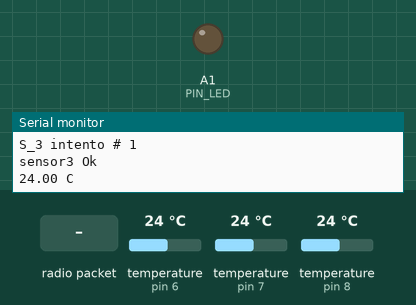
Recording of a sketch running on a simulated Arduino Uno, built with avr-gcc and run on an emulated ATmega328P. Parts: output pins drawn as LEDs (lit = HIGH), the last lines printed to the serial monitor. Dashed ring = blinking. Inputs (shaded band) come from the test bench; at power-on: temperature (sensors on pin 6, pin 7, pin 8) 24 °C. No radio packets arrive unless stated; pins used as bus, display or sensor lines are not drawn.

Above: at 2.3 s.
2.4 s: temperature (sensor on pin 6) set to 0 °C
5.6 s: radio packet "U" arrives
At 10.43 s:
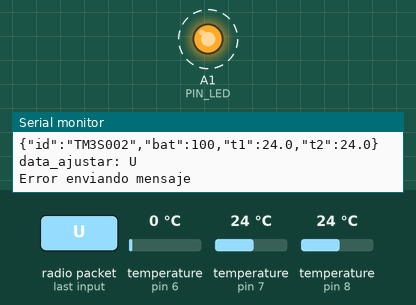
Timing chart, 0 to 12.4 s (numbered marks = the images above; inputs shaded):
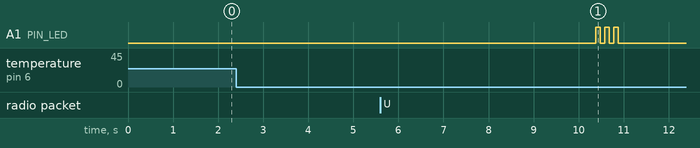

The sketch:

termometro_3_sondas.ino
```cpp
//-- LIBRERÍAS --
#include <SPI.h>
#include <RH_RF95.h>
#include <OneWire.h>
#include <DallasTemperature.h>
#include <LowPower.h>
//#include <avr/wdt.h>

//-- CONSTANTES
#define ID_EQUIPO "TM3S002"
#define CICLOS_AHORRO_ENERGIA 250  // EN PRODUCCIÓN SERÁN 75
#define PIN_LED A1
#define RFM95_RST 2
#define PIN_SENSOR1 8
#define PIN_SENSOR2 7
#define PIN_SENSOR3 6
#define RFM95_CS 10
#define RFM95_INT 3
//      MOSI 11
//      MISO 12
//      SCK 13
#define RF95_FREQ 915.0
#define B_MAX 3300
#define B_MIN 2800
#define TIEMPO_MEDICION 600000     //-- 10 minutos x 60s x 1000ms. Toma una medida cada 10 min
#define INTENTOS_MEDICION 10

//-- VARIABLES
bool errorSonda1 = false; //-- errores iniciales
bool errorSonda2 = false; //-- errores iniciales
bool errorSonda3 = false; //-- errores iniciales
bool errorMedidaSonda1 = false; //-- errores de medición
bool errorMedidaSonda2 = false; //-- errores de medición
bool errorMedidaSonda3 = false; //-- errores de medición
String data;
bool enviadoOk = false;
//unsigned long millisMedidas;
//bool primera_medida = true;

OneWire oneWire_1(PIN_SENSOR1);
OneWire oneWire_2(PIN_SENSOR2);
OneWire oneWire_3(PIN_SENSOR3);

DallasTemperature sensor_1(&oneWire_1);
DallasTemperature sensor_2(&oneWire_2);
DallasTemperature sensor_3(&oneWire_3);

DeviceAddress dir_sensor1, dir_sensor2, dir_sensor3;

RH_RF95 rf95(RFM95_CS, RFM95_INT);

void setup() {
  Serial.begin(9600);
  Serial.println("\nTERMÓMETRO 3 SONDAS SGPS11279 V0.0.2");
  //-- Inicializa pines digitales I/O
  pinMode(PIN_LED, OUTPUT);
  pinMode(RFM95_RST, OUTPUT);

  //-- inicializa las sondas de temperatura
  if (!inicializa_sonda1()) Serial.println(F("Error inicializando sonda 1"));
  if (!inicializa_sonda2()) Serial.println(F("Error inicializando sonda 2"));
  if (!inicializa_sonda3()) Serial.println(F("Error inicializando sonda 3"));

  //-- Inicializa sistema de comunicaciones
  if (!inicializa_lora()) Serial.println(F("Error inicializando LoRa"));


  //millisMedidas = millis();
  delay(1000);
}

void loop() {
  yield();
  //if ((millis() - millisMedidas > TIEMPO_MEDICION) || primera_medida) {
  //primera_medida = false;

  float t1, t2, t3;
  data = "{\"id\":\"";
  data.concat(ID_EQUIPO);
  data.concat("\",\"bat\":");
  data.concat(medir_bateria());

  //-- Inicio de mediciones
  for (byte i = 0; i < INTENTOS_MEDICION; i++) {
    t1 = tomar_medida(1);
    if (!errorMedidaSonda1) i = INTENTOS_MEDICION;
  }
  for (byte i = 0; i < INTENTOS_MEDICION; i++) {
    t2 = tomar_medida(2);
    if (!errorMedidaSonda2) i = INTENTOS_MEDICION;
  }
  for (byte i = 0; i < INTENTOS_MEDICION; i++) {
    t3 = tomar_medida(3);
    if (!errorMedidaSonda3) i = INTENTOS_MEDICION;
  }

  if (!errorMedidaSonda1) {
    data.concat(",\"t1\":");
    data.concat(String(t1, 1));
  }

  if (!errorMedidaSonda2) {
    data.concat(",\"t2\":");
    data.concat(String(t2, 1));
  }

  if (!errorMedidaSonda3) {
    data.concat(",\"t3\":");
    data.concat(String(t3, 1));
  }

  data.concat("}");
  //Serial.println(data);

  enviarMensaje();
  if (enviadoOk) {
    Serial.println(F("mensaje enviado con éxito"));
    parpadeo(1, 100);
  } else {
    Serial.println(F("Error enviando mensaje"));
    parpadeo(3, 100);
    //millisMedidas = millis();
  }
  //millisMedidas = millis();
  enviadoOk = false;

  for (byte i = 0; i < CICLOS_AHORRO_ENERGIA; i++) {
    LowPower.powerDown(SLEEP_8S, ADC_OFF, BOD_OFF);
    Serial.print(".");
    Serial.flush();
    delay(100);
  }
  //}
  delay(1500);
}

void parpadeo(byte veces, int tiempo) {
  for (byte i = 0; i < veces; i++) {
    digitalWrite(PIN_LED, HIGH);
    delay(tiempo);
    digitalWrite(PIN_LED, LOW);
    delay(tiempo);
  }
}
```

comunicaciones.ino
```cpp
void enviarMensaje() {
  yield();
  //wdt_reset();
  Serial.println("\nenviando mensaje:");
  char mensaje[80];
  data.toCharArray(mensaje, 80);
  Serial.println(mensaje);
  rf95.send((uint8_t*)mensaje, 80);
  rf95.waitPacketSent(3500);
  uint8_t buf[RH_RF95_MAX_MESSAGE_LEN];
  uint8_t len = sizeof(buf);
  if (rf95.waitAvailableTimeout(2500)) {
    yield();
    if (rf95.recv(buf, &len)) {
      String data_ajustar = (char*)buf;
      Serial.print(F("data_ajustar: "));
      Serial.println(data_ajustar);
      if (data_ajustar.equals(ID_EQUIPO)) {
        enviadoOk = true;
      }
      else {
        enviadoOk = false;
      }
    }
    else {
      Serial.println(F("R-Fallo"));
      enviadoOk = false;
    }
  }
  else {
    Serial.println(F("No rta LORA"));
    enviadoOk = false;
  }
}
```

inicializa.ino
```cpp
//-- Funcion para inicializar sonda 1
bool inicializa_sonda1() {
  for (byte i = 0; i < 10; i++) {
    //wdt_disable();
    Serial.print(F("S_1 intento # ")); Serial.println(i + 1);
    sensor_1.begin();

    if ((sensor_1.getDeviceCount() < 1) || (!sensor_1.getAddress(dir_sensor1, 0))) {
      Serial.println(F("Error sensor1"));
      errorSonda1 = true;
      return false;
    }
    else {
      Serial.println(F("sensor1 Ok"));
      sensor_1.setResolution(dir_sensor1, 12);
      return true;
    }
  }
}

//-- Funcion para inicializar sonda 2
bool inicializa_sonda2() {
  for (byte i = 0; i < 10; i++) {
    //wdt_disable();
    Serial.print(F("S_2 intento # ")); Serial.println(i + 1);
    sensor_2.begin();

    if ((sensor_2.getDeviceCount() < 1) || (!sensor_2.getAddress(dir_sensor2, 0))) {
      Serial.println(F("Error sensor2"));
      errorSonda2 = true;
      return false;
    }
    else {
      Serial.println(F("sensor2 Ok"));
      sensor_2.setResolution(dir_sensor2, 12);
      return true;
    }
  }
}

//-- Funcion para inicializar sonda 3
bool inicializa_sonda3() {
  for (byte i = 0; i < 10; i++) {
    //wdt_disable();
    Serial.print(F("S_3 intento # ")); Serial.println(i + 1);
    sensor_3.begin();

    if ((sensor_3.getDeviceCount() < 1) || (!sensor_3.getAddress(dir_sensor3, 0))) {
      Serial.println(F("Error sensor3"));
      errorSonda3 = true;
      return false;
    }
    else {
      Serial.println(F("sensor3 Ok"));
      sensor_3.setResolution(dir_sensor3, 12);
      return true;
    }
  }
}

//-- Inicializa el RFM95W LoRa --
bool inicializa_lora() {
  digitalWrite(RFM95_RST, HIGH);
  delay(10);
  digitalWrite(RFM95_RST, LOW);
  delay(10);
  digitalWrite(RFM95_RST, HIGH);
  delay(10);
  for (byte i = 0; i < 3; i++) {
    if (!rf95.init()) {
      return false;
    }
    else {
      i = 3;
      rf95.setFrequency(RF95_FREQ);
      rf95.setTxPower(23, false); //-- Establece potencia en 23dBm
      return true;
    }
  }
}
```

mediciones.ino
```cpp
float tomar_medida(byte sonda) {
  float medida;
  if (sonda == 1) {
    errorMedidaSonda1 = false;
    //Serial.println(F("Midiendo sonda 1: "));
    sensor_1.requestTemperatures();
    medida = sensor_1.getTempC(dir_sensor1);
    if ((medida == 0.00) || isnan(medida) || medida < -40 || medida == 85.00 || medida > 100 || medida == 25.00) {
      Serial.print(F("Error midiendo sonda: ")); Serial.println(sonda);
      errorMedidaSonda1 = true;
      return 999.9;
    }
  }
  else if (sonda == 2) {
    errorMedidaSonda2 = false;
    //Serial.println(F("Midiendo sonda 2: "));
    sensor_2.requestTemperatures();
    medida = sensor_2.getTempC(dir_sensor2);
    if ((medida == 0.00) || isnan(medida) || medida < -40 || medida == 85.00 || medida > 100 || medida == 25.00) {
      Serial.print(F("Error midiendo sonda: ")); Serial.println(sonda);
      errorMedidaSonda2 = true;
      return 999.9;
    }
  }
  else if (sonda == 3) {
    errorMedidaSonda3 = false;
    //Serial.println(F("Midiendo sonda 3: "));
    sensor_3.requestTemperatures();
    medida = sensor_3.getTempC(dir_sensor3);
    if ((medida == 0.00) || isnan(medida) || medida < -40 || medida == 85.00 || medida > 100 || medida == 25.00) {
      Serial.print(F("Error midiendo sonda: ")); Serial.println(sonda);
      errorMedidaSonda3 = true;
      return 999.99;
    }
  }

  Serial.print(medida); Serial.println(F(" C"));
  return medida;
}

//-- Medicion de la bateria
byte medir_bateria() {
  ADMUX = _BV(REFS0) | _BV(MUX3) | _BV(MUX2) | _BV(MUX1);
  delay(2);
  ADCSRA |= _BV(ADSC);
  while (bit_is_set(ADCSRA, ADSC));
  uint8_t low = ADCL;
  uint8_t high = ADCH;
  long result = (high << 8) | low;
  result = 1125300L / result; // Calcula Vcc (en mV); 1125300 = 1.1*1023*1000
  //Serial.print(F("vBat: ")); Serial.print(result);
  if (result < B_MIN) result = B_MIN;
  if (result > B_MAX) result = B_MAX;
  byte bateria = map(result, B_MIN, B_MAX, 0, 100);
  //Serial.print(F(" - bateria: ")); Serial.println(bateria);
  return bateria; // Vcc en porcentaje 0 - 100% 3000 - 3300
}
```
